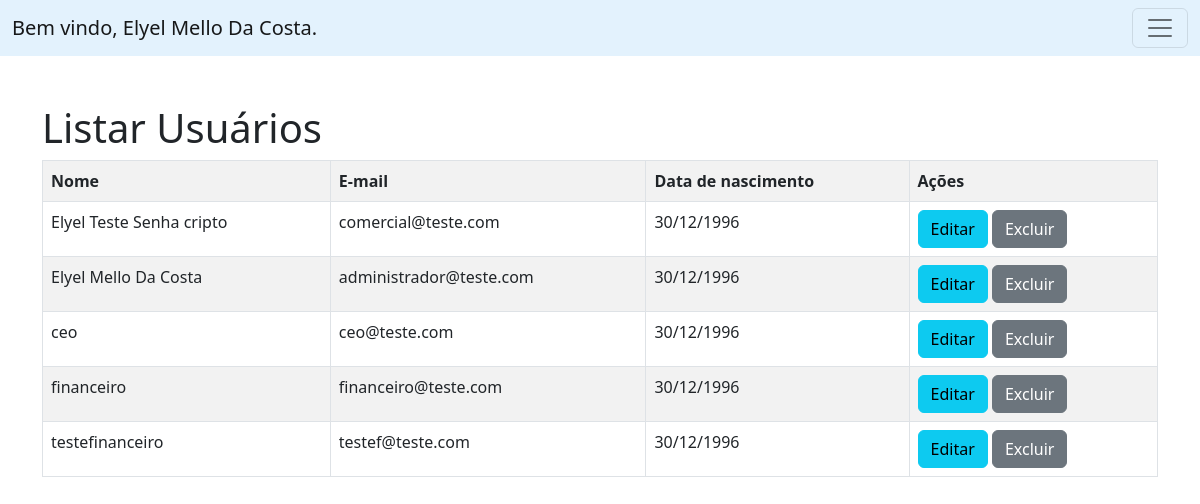
Page /index.php?page=listar-usuarios (signed in) on the committed database.
### tables this page shows
CREATE TABLE IF NOT EXISTS `usuarios` (
`id` int(11) NOT NULL,
  `nome` varchar(255) NOT NULL,
  `email` varchar(255) NOT NULL,
  `senha` varchar(255) NOT NULL,
  `data_nasc` date NOT NULL,
  `nivel` int(11) NOT NULL
);

### listar-usuarios.php (the view)
<h1>Listar Usuários</h1>
<?php
    $sql = "SELECT * FROM usuarios";
    $res = $mysqli->query($sql);
    $quantidade = $res->num_rows;
    if($quantidade > 0){
        echo "<table class='table table-hover table-striped table-bordered'>";
        echo "<tr>";
            echo "<th>Nome</th>";
            echo "<th>E-mail</th>";
            echo "<th>Data de nascimento</th>";
            echo "<th>Ações</th>";
        echo "</tr>";
        while($row = $res->fetch_object()){
            $data = implode("/",array_reverse(explode("-",$row->data_nasc)));
            echo "<tr>";
            echo "<td>".$row->nome."</td>";
            echo "<td>".$row->email."</td>";
            echo "<td>".$data."</td>";
            echo "<td>
                <button onclick=\"location.href='?page=editar-usuario&id=".$row->id."';\"  class='btn btn-info'>Editar</button>
                <button onclick = \"if(confirm('Tem certeza que deseja excluir?')){location.href=
                    '?page=salvar-usuario&acao=excluir-usuario&id=".$row->id."';}else{false;}\"
                    class='btn btn-secondary' >Excluir</button>
                </td>";
            echo "</tr>";
        }
        echo "</table>";
    }else{
         echo "<p class='alert alert-danger'>Não encontrou resultados</p>";
    }
?>

### rows in the picture
usuarios: nome "Elyel Teste Senha cripto", email "comercial@teste.com", data_nasc "30/12/1996"
usuarios: nome "Elyel Mello Da Costa", email "administrador@teste.com", data_nasc "30/12/1996"
usuarios: nome "ceo", email "ceo@teste.com", data_nasc "30/12/1996"
usuarios: nome "financeiro", email "financeiro@teste.com", data_nasc "30/12/1996"
usuarios: nome "testefinanceiro", email "testef@teste.com", data_nasc "30/12/1996"

### other values in the picture
$_SESSION['user'] "Elyel Mello Da Costa"
